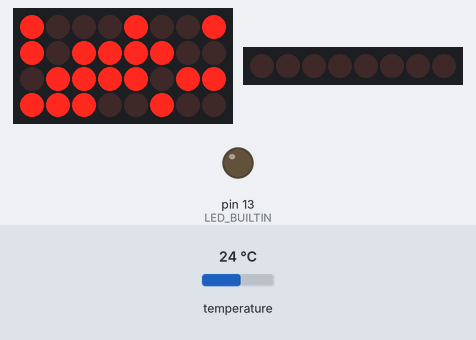
The sketch below on a simulated Arduino Uno, built with avr-gcc and run on an emulated ATmega328P. On the bench: 8×4 LED matrix, 8 shift-register outputs drawn as a row of LEDs (first output left, lit = HIGH), output pins drawn as LEDs (lit = HIGH). Wiring (inferred from the names in the program): 2 × shift register (74HC595): data pin 10, shift clock pin 12, latch pin 11 / data pin 5, shift clock pin 3; LED matrix (orientation assumed): rows pin 6, pin 8, pin 9, pin 2; columns Q7, Q6, Q5, Q4, Q3, Q2, Q1, Q0. Wiring (inferred from the signals the program sends): row of LEDs: on Q0, Q1, Q2, Q3, Q4, Q5, Q6, Q7. Inputs (shaded band) come from the test bench; at power-on: temperature 24 °C. The local clock reads 2024-03-15 10:24:30 at power-on unless the sketch sets it; pins used as bus, display or sensor lines are not drawn; what the sketch prints to the serial monitor is not drawn.

Above: at 2.2 s.
At 11.3 s:
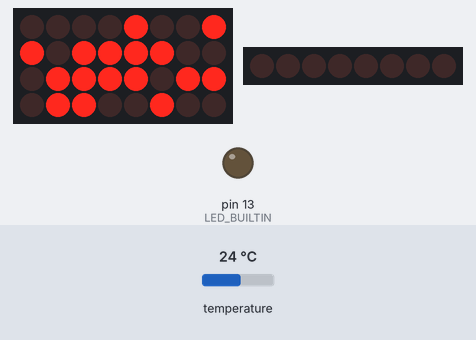
At 21.3 s:
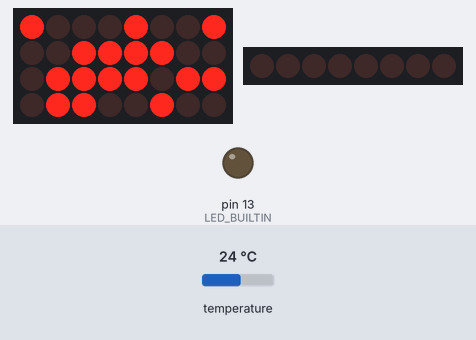
At 38.3 s:
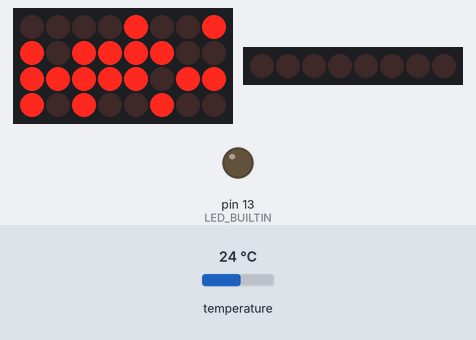
Timing chart, 0 to 39.8 s (numbered marks = the images above):
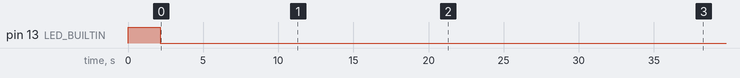

The sketch:

binaryClock.ino
```cpp
/*
 * BINARY CLOCK
 *
 * Christoffer Karlsson 2021
 *
 * Shows time, date and temperature from a DS3231
 * real time clock module on a binary LED display
 * using multiplexing and a bit shift register.
 *
 * Time can be set over serial interface
 * or by hardcoding it here.
 */

#include <Wire.h>
#include <DS3231.h>
#include <math.h>

DS3231 clock;
RTCDateTime dateTime;

const int nRows = 6, rowOnTime = 2500, //Multiplexing time in ms per row
  timeUpdateInterval = 1000, temperatureUpdateInterval = 64000,
  rowPin[nRows] = {2, 3, 5, 6, 8, 9}, //Output pins for each row
  dataPin = 10, latchPin = 11, clockPin = 12; //I2C pins for RTC

int temp = 0, illuminatedRow = 0; //Current temperature and illuminated row
//Last times that time/temperature/LEDs were updated
unsigned long lastTimeUpdate = 0, lastTempUpdate = 0, lastLEDUpdate = 0;

byte rowByte[nRows] = {0, 0, 0, 0, 0, 0};

// -- SETUP -- //
void setup()
{
  //Light up builtin LED during startup
  pinMode(LED_BUILTIN, OUTPUT);
  digitalWrite(LED_BUILTIN, HIGH);

  //Start serial interface for option to set the clock
  Serial.begin(9600);
  Serial.println("Welcome to the Binary Clock!");
  Serial.println("To set a new date and time, send anything over the serial interface before the animation is complete...");

  //Start DS3231 clock module interface
  clock.begin();

  //Initiate pins
  for (int i = 0; i < nRows; i++) {
    //rowByte[i] = 0b00000001; //0b11111111; //For testing
    digitalWrite(rowPin[i], LOW);
    pinMode(rowPin[i], OUTPUT);
  }
  digitalWrite(dataPin, LOW);
  pinMode(dataPin, OUTPUT);
  digitalWrite(latchPin, LOW);
  pinMode(latchPin, OUTPUT);
  digitalWrite(clockPin, LOW);
  pinMode(clockPin, OUTPUT);

  //Show animation during startup
  showStartAnimation();

  //clock.setDateTime(__DATE__, __TIME__); //Set sketch compiling time
  //clock.setDateTime(2019, 02, 12, 17, 42, 10);

  //Set date and time over the serial interface if a byte has been sent
  if (Serial.available() > 0) {
    Serial.read();
    Serial.setTimeout(30000);
    const int datesize = 11, timesize = 8;
    char newdate[datesize + 1] = "Apr 08 2019\0",
                                 newtime[timesize + 1] = "14:30:00\0";

    Serial.println("Input the date using the following format: Apr 08 2019");
    waitForSerialUntilData();
    if (Serial.readBytes(newdate, datesize) == datesize) {
      Serial.println("Input the time using the following format: 14:30:00");
      waitForSerialUntilData();
      if (Serial.readBytes(newtime, timesize) == timesize) {
        clock.setDateTime(newdate, newtime);
        Serial.print("Date set to "); Serial.println(newdate);
        Serial.print("Time set to "); Serial.println(newtime);
      } else Serial.println("Problem reading time");
    } else Serial.println("Problem reading date");
  }

  Serial.println("Starting clock...");
  Serial.end();

  digitalWrite(LED_BUILTIN, LOW);

  updateTime();
  updateTemp();
}

// -- LOOP -- //
void loop()
{
  unsigned long ms = millis();

  //Update time once per second
  if (ms - lastTimeUpdate > timeUpdateInterval) {
    lastTimeUpdate = ms;
    updateTime();
  }
  //Update temperature once per temperature conversion period
  //But not on the same cycle as time in order to reduce flickering
  else if (ms - lastTempUpdate > temperatureUpdateInterval) {
    lastTempUpdate = ms;
    updateTemp();
  }

  //Write next row of LED multiplexing
  if (micros() - lastLEDUpdate > rowOnTime) {
    lastLEDUpdate = micros();
    writeLEDRow();
  }
}

//Wait for data over serial interface
//Remove any newline characters in the buffer
void waitForSerialUntilData() {
  while (true) {
    while (!Serial.available()) {}
    if (Serial.peek() == '\n' || Serial.peek() == '\r') Serial.read();
    else break;
  }
}

//Go to next row of LEDs and shift out the data
void writeLEDRow() {
  int previous = illuminatedRow;
  if (++illuminatedRow == nRows)
    illuminatedRow = 0;
  digitalWrite(latchPin, LOW);
  shiftOut(dataPin, clockPin, LSBFIRST, rowByte[illuminatedRow]);
  digitalWrite(rowPin[previous], LOW);
  digitalWrite(latchPin, HIGH);
  digitalWrite(rowPin[illuminatedRow], HIGH);
}

//Make one complete pass of all LED rows
void writeAllLEDs() {
  for (int i = 0; i < nRows; i++) {
    writeLEDRow();
    delayMicroseconds(rowOnTime);
    digitalWrite(rowPin[illuminatedRow], LOW);
  }
}

//Update time from clock module
void updateTime() {
  dateTime = clock.getDateTime();

  for (int i = 0; i < nRows; i++) {
    bitWrite(rowByte[i], 0, bitRead(dateTime.second, i));
    bitWrite(rowByte[i], 1, bitRead(dateTime.minute, i));
    bitWrite(rowByte[i], 2, bitRead(dateTime.hour, i));
    bitWrite(rowByte[i], 3, bitRead(dateTime.day, i));
    bitWrite(rowByte[i], 4, bitRead(dateTime.month, i));
    bitWrite(rowByte[i], 5, bitRead(dateTime.year, i)); //Year is split over two columns
    bitWrite(rowByte[i], 6, bitRead(dateTime.year, i + nRows));
  }
}

//Update temperature from clock module
void updateTemp() {
  temp = lroundf(clock.readTemperature() - 3.0f); //Empirical one-point calibration
  for (int i = 0; i < nRows; i++)
    bitWrite(rowByte[i], 7, bitRead(temp, i));
}

//Show an animation of all LEDs
void showStartAnimation() {
  //Up-and-down
  /*for (int i=0; i<nRows; i++) {
      rowByte[i] = 0xFF;
      for (int j=0; j<6; j++)
        writeAllLEDs();
    }
    for (int i=nRows-1; i>=0; i--) {
      rowByte[i] = 0;
      for (int j=0; j<6; j++)
        writeAllLEDs();
    }*/

  //Diagonal sweep
  for (int i = 1; i >= 0; i--)
    for (int j = 0; j < 13; j++) {
      for (int k = 0; k <= j && k < 8; k++)
        if (j - k < nRows)
          bitWrite(rowByte[j - k], k, i);
      for (int l = 0; l < 5; l++)
        writeAllLEDs();
    }
}
```

Measured:
- what the display in image 0 shows lasts 1.0 s, from 2.2 s to 3.2 s
